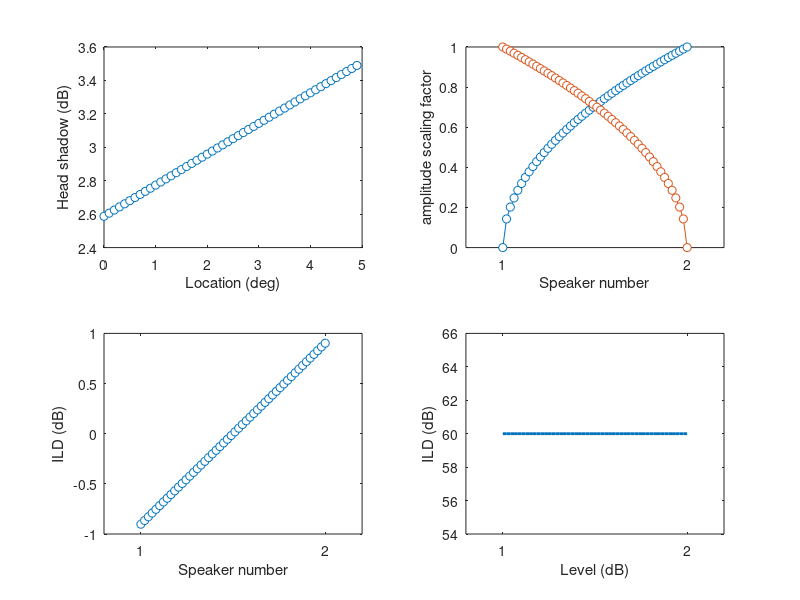

Here is the MATLAB script that generated this plot:
function movingsound_rationale

close all;
clearvars;

%% Speaker locations
spk1			= 0;
spk2			= 5;
panningmeth		= 2;
desired_angle	= spk1:0.1:spk2; % in deg, at a 'speed' of 0.1 deg/sample
desired_angle	= desired_angle(1:end-1);
s1_lin			= (desired_angle-min(desired_angle))/(max(desired_angle)-min(desired_angle));

%% Head shadow
HSfun		= @(x) 9.7*sin(0.02*x+0.27);
HS			= HSfun(desired_angle);

%% establish loudspeaker locations and numbers
% determine panning levels that ensure a constant overall level
% scaling factors are for scaling amplitude (e.g. in rmsPa)
if panningmeth == 1
	% method 1, used by Brimojoin: sin2+cos2 = 1
	dx				= abs(spk2-spk1); % neighbour speaker separation
	s1_level	= sin(abs(rem(desired_angle,dx)/dx*(pi/2)));
	s2_level	= cos(abs(rem(desired_angle,dx)/dx*(pi/2)));
elseif panningmeth == 2
	% Method 2, thought up by Lof, sqrt(x)+sqrt(1-x) = 1
	s2_lin		= 1-s1_lin;
	s1_level	= sqrt(s1_lin);
	s2_level	= sqrt(s2_lin);
end

spk1lvl		= 60; % in dB
spk2lvl		= 60; % in dB

HSspk1		= HS(1)+spk1lvl;
HSspk2		= HS(end)+spk2lvl;


%% ILD
% Acoustic power of two incoherent noises is summed
pow1		= (10^(HSspk1/20)*s1_level).^2+(10^(HSspk2/20)*s2_level).^2;
pow2		= (10^(HSspk1/20)*s2_level).^2+(10^(HSspk2/20)*s1_level).^2;
dB1			= 10*log10(pow1);
dB2			= 10*log10(pow2);
ILD			= dB2-dB1;

%% "Overall" level
pow1		= 10^(spk1lvl/20)*s1_level; % is this correct?
pow2		= 10^(spk2lvl/20)*s2_level;
pow			= pow1.^2+pow2.^2;
dB			= 10*log10(pow);

%% Graphics
figure(1)
clf
subplot(221)
plot(desired_angle,HS,'o-','MarkerFaceColor','w');
xlabel('Location (deg)');
ylabel('Head shadow (dB)');

subplot(222)
plot(s1_lin+1,s1_level,'o-','MarkerFaceColor','w'); % plot as a function of s1_lin: so as a function of speaker number
hold on
plot(s1_lin+1,s2_level,'o-','MarkerFaceColor','w');
xlim([0.8 2.2]);
set(gca,'XTick',[1 2]);
ylabel('amplitude scaling factor');
xlabel('Speaker number');


subplot(223)
plot(s1_lin+1,ILD,'o-','MarkerFaceColor','w')
hold on
xlim([0.8 2.2]);
ylim([-1 1]);
set(gca,'XTick',[1 2]);
ylabel('ILD (dB)');
xlabel('Speaker number');

subplot(224)
plot(s1_lin+1,dB,'LineWidth',2)
hold on
xlim([0.8 2.2]);
% ylim([-1 1]);
set(gca,'XTick',[1 2]);
ylabel('ILD (dB)');
xlabel('Level (dB)');

if exist('nicegraph','file')
	for ii = 1:4
		subplot(2,2,ii)
		nicegraph;
	end
else
	warning('Biofysica Toolbox not in use!');
end
	
